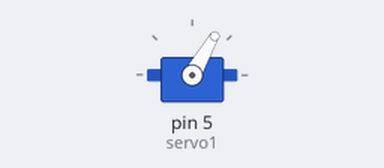
This sketch was run on a simulated Arduino Uno, built with avr-gcc and run on an emulated ATmega328P. Shown: servo.

Above: at 0.05 s.
Timing chart, 0 to 3.0 s (numbered marks = the images above):
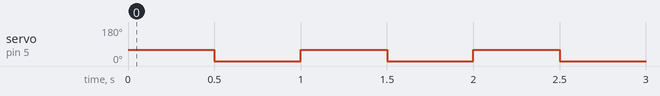

The sketch:

servo.ino
```cpp
#include <Servo.h>

Servo servo1;

void setup() {
  Serial.begin(9600); // Open serial monitor at 9600 baud to see ping results.
  servo1.attach(5);
}

void loop() {
  servo1.write(60);
  delay(500); // Wait 50ms between pings (about 20 pings/sec). 29ms should be the shortest delay between pings.
  servo1.write(0);
  delay(500); // Wait 50ms between pings (about 20 pings/sec). 29ms should be the shortest delay between pings.
}
```

Measured:
- by itself, servo on pin 5 (servo1): alternates 60° for 0.50 s and 0° for 0.50 s
